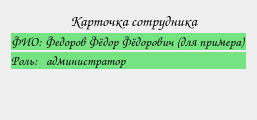
        <widget class="QWidget" name="page_1_for_all">
         <layout class="QVBoxLayout" name="verticalLayout_3">
          <item>
           <layout class="QVBoxLayout" name="verticalLayout_4" stretch="1,1,1">
            <property name="spacing">
             <number>2</number>
            </property>
            <property name="sizeConstraint">
             <enum>QLayout::SetMaximumSize</enum>
            </property>
            <item>
             <layout class="QHBoxLayout" name="horizontalLayout_6">
              <item>
               <widget class="QLabel" name="lbl_photo">
                <property name="sizePolicy">
                 <sizepolicy hsizetype="Minimum" vsizetype="Minimum">
                  <horstretch>0</horstretch>
                  <verstretch>0</verstretch>
                 </sizepolicy>
                </property>
                <property name="text">
                 <string/>
                </property>
                <property name="textFormat">
                 <enum>Qt::AutoText</enum>
                </property>
                <property name="pixmap">
                 <pixmap>img/Миронов.jpeg</pixmap>
                </property>
                <property name="scaledContents">
                 <bool>true</bool>
                </property>
                <property name="alignment">
                 <set>Qt::AlignJustify|Qt::AlignVCenter</set>
                </property>
                <property name="wordWrap">
                 <bool>false</bool>
                </property>
               </widget>
              </item>
              <item>
               <spacer name="horizontalSpacer_4">
                <property name="orientation">
                 <enum>Qt::Horizontal</enum>
                </property>
                <property name="sizeHint" stdset="0">
                 <size>
                  <width>40</width>
                  <height>20</height>
                 </size>
                </property>
               </spacer>
              </item>
              <item>
               <widget class="QLabel" name="label_3">
                <property name="sizePolicy">
                 <sizepolicy hsizetype="Preferred" vsizetype="Minimum">
                  <horstretch>0</horstretch>
                  <verstretch>0</verstretch>
                 </sizepolicy>
                </property>
                <property name="font">
                 <font>
                  <family>Comic Sans MS</family>
                  <pointsize>11</pointsize>
                  <weight>50</weight>
                  <italic>false</italic>
                  <bold>false</bold>
                 </font>
                </property>
                <property name="text">
                 <string>Карточка сотрудника</string>
                </property>
                <property name="alignment">
                 <set>Qt::AlignCenter</set>
                </property>
               </widget>
              </item>
              <item>
               <spacer name="horizontalSpacer_5">
                <property name="orientation">
                 <enum>Qt::Horizontal</enum>
                </property>
                <property name="sizeHint" stdset="0">
                 <size>
                  <width>40</width>
                  <height>20</height>
                 </size>
                </property>
               </spacer>
              </item>
             </layout>
            </item>
            <item>
             <layout class="QHBoxLayout" name="horizontalLayout_4">
              <property name="spacing">
               <number>0</number>
              </property>
              <property name="sizeConstraint">
               <enum>QLayout::SetDefaultConstraint</enum>
              </property>
              <item>
               <widget class="QLabel" name="label_4">
                <property name="sizePolicy">
                 <sizepolicy hsizetype="Fixed" vsizetype="Minimum">
                  <horstretch>0</horstretch>
                  <verstretch>0</verstretch>
                 </sizepolicy>
                </property>
                <property name="maximumSize">
                 <size>
                  <width>35</width>
                  <height>30</height>
                 </size>
                </property>
                <property name="baseSize">
                 <size>
                  <width>0</width>
                  <height>30</height>
                 </size>
                </property>
                <property name="font">
                 <font>
                  <family>Comic Sans MS</family>
                  <pointsize>10</pointsize>
                  <weight>50</weight>
                  <italic>false</italic>
                  <bold>false</bold>
                 </font>
                </property>
                <property name="styleSheet">
                 <string notr="true">background-color: rgb(118, 227, 131);</string>
                </property>
                <property name="text">
                 <string>ФИО: </string>
                </property>
               </widget>
              </item>
              <item>
               <widget class="QLabel" name="lbl_fio">
                <property name="sizePolicy">
                 <sizepolicy hsizetype="Fixed" vsizetype="Minimum">
                  <horstretch>0</horstretch>
                  <verstretch>0</verstretch>
                 </sizepolicy>
                </property>
                <property name="minimumSize">
                 <size>
                  <width>0</width>
                  <height>0</height>
                 </size>
                </property>
                <property name="maximumSize">
                 <size>
                  <width>16777213</width>
                  <height>30</height>
                 </size>
                </property>
                <property name="baseSize">
                 <size>
                  <width>0</width>
                  <height>30</height>
                 </size>
                </property>
                <property name="font">
                 <font>
                  <family>Comic Sans MS</family>
                  <pointsize>10</pointsize>
                  <weight>50</weight>
                  <italic>false</italic>
                  <bold>false</bold>
                 </font>
                </property>
                <property name="styleSheet">
                 <string notr="true">background-color: rgb(118, 227, 131);</string>
                </property>
                <property name="text">
                 <string>Федоров Фёдор Фёдорович (для примера)</string>
                </property>
               </widget>
              </item>
             </layout>
            </item>
            <item>
             <layout class="QHBoxLayout" name="horizontalLayout_3">
              <property name="spacing">
               <number>0</number>
              </property>
              <property name="sizeConstraint">
               <enum>QLayout::SetMinimumSize</enum>
              </property>
              <item>
               <widget class="QLabel" name="label_2">
                <property name="sizePolicy">
                 <sizepolicy hsizetype="Preferred" vsizetype="Minimum">
                  <horstretch>0</horstretch>
                  <verstretch>0</verstretch>
                 </sizepolicy>
                </property>
                <property name="maximumSize">
                 <size>
                  <width>35</width>
                  <height>30</height>
                 </size>
                </property>
                <property name="font">
                 <font>
                  <family>Comic Sans MS</family>
                  <pointsize>10</pointsize>
                  <weight>50</weight>
                  <italic>false</italic>
                  <bold>false</bold>
                 </font>
                </property>
                <property name="styleSheet">
                 <string notr="true">background-color: rgb(118, 227, 131);</string>
                </property>
                <property name="text">
                 <string>Роль:</string>
                </property>
               </widget>
              </item>
              <item>
               <widget class="QLabel" name="lbl_role">
                <property name="sizePolicy">
                 <sizepolicy hsizetype="Preferred" vsizetype="Minimum">
                  <horstretch>0</horstretch>
                  <verstretch>0</verstretch>
                 </sizepolicy>
                </property>
                <property name="minimumSize">
                 <size>
                  <width>0</width>
                  <height>0</height>
                 </size>
                </property>
                <property name="maximumSize">
                 <size>
                  <width>16777215</width>
                  <height>30</height>
                 </size>
                </property>
                <property name="font">
                 <font>
                  <family>Comic Sans MS</family>
                  <pointsize>10</pointsize>
                  <weight>50</weight>
                  <italic>false</italic>
                  <bold>false</bold>
                 </font>
                </property>
                <property name="styleSheet">
                 <string notr="true">background-color: rgb(118, 227, 131);</string>
                </property>
                <property name="text">
                 <string>администратор</string>
                </property>
               </widget>
              </item>
             </layout>
            </item>
           </layout>
          </item>
          <item>
           <spacer name="verticalSpacer">
            <property name="orientation">
             <enum>Qt::Vertical</enum>
            </property>
            <property name="sizeHint" stdset="0">
             <size>
              <width>20</width>
              <height>40</height>
             </size>
            </property>
           </spacer>
          </item>
         </layout>
        </widget>
